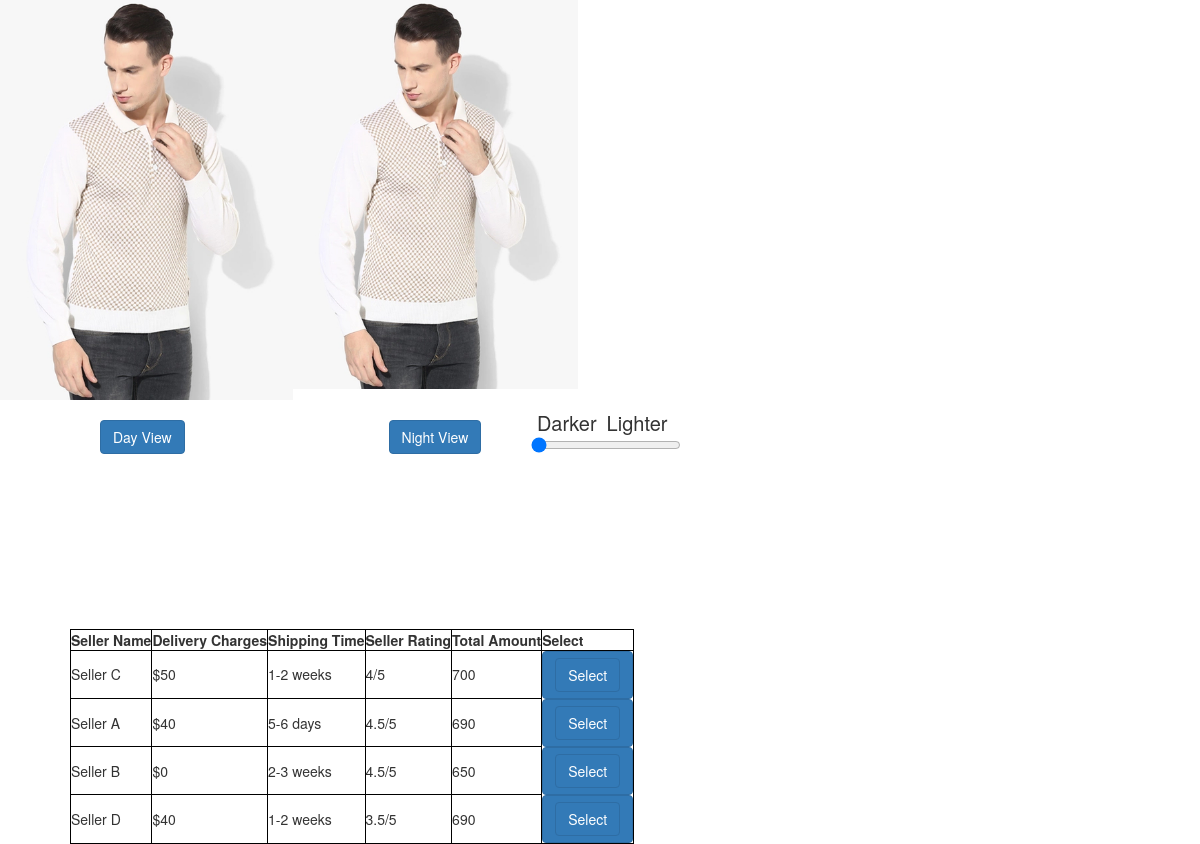
/images/product-url-9.php, run on the app's committed database.
### tables this page shows
CREATE TABLE IF NOT EXISTS `seller` (
`seller_id` int(10) NOT NULL,
  `seller_title` text NOT NULL,
  `seller_price` int(10) NOT NULL,
  `seller_time` text NOT NULL,
  `seller_rating` text NOT NULL
);

CREATE TABLE IF NOT EXISTS `products` (
`product_id` int(10) NOT NULL,
  `p_cat_id` int(10) NOT NULL,
  `cat_id` int(10) NOT NULL,
  `manufacturer_id` int(10) NOT NULL,
  `date` timestamp NOT NULL DEFAULT CURRENT_TIMESTAMP ON UPDATE CURRENT_TIMESTAMP,
  `product_title` text NOT NULL,
  `product_url` text NOT NULL,
  `product_img1` text NOT NULL,
  `product_price` int(10) NOT NULL,
  `status` varchar(255) NOT NULL
);

### public_html/images/product-url-9.php (the view, shortened to what this page needs)
<!DOCTYPE html>
<head>
<link href="style.css" rel="stylesheet">
<link href="../styles/bootstrap.min.css" rel="stylesheet">
</head>
<?php
$db = mysqli_connect('mysql', "root", "pass", "Ecom_Store");
    echo "
<div class='product' >
<img src='product-1.jpg' style='float:left;height:400px;'>
<div class='container'>
<img src='product-1.jpg' class='image'>
  <div class='night' id='night'>
  </div>
</div>
<p class='btn btn-primary btn1'>Day View</p>
<p class='btn btn-primary btn1 btn2'>Night View
<fieldset class='field' style='width: 150px; height: 150px;display:inline-block;margin-left:50px;font-size:20px;'>
  <label for='b'></label>
  Darker&ensp;Lighter<input type='range' min='0' max='255' id='b' step='1' value='0'>
  <output for='b' style='font-size:20px;'></output>
</fieldset>  </p>
<br><br>
</div>
";
$get_prod = "select * from products where product_id=9";
$run_prod = mysqli_query($db, $get_prod);
   while($row_prod = mysqli_fetch_array($run_prod)){
       $pro_id= 9;
       $pro_price=$row_prod['product_price'];
}
$get_seller = "select * from seller WHERE seller_id=5";
$run_seller = mysqli_query($db, $get_seller);
echo "<table><tr><th>Seller Name</th><th>Delivery Charges</th><th>Shipping Time</th><th>Seller Rating</th><th>Total Amount</th><th>Select</th></tr>";
   while($row_seller = mysqli_fetch_array($run_seller)){
    $s_price=$row_seller['seller_price'];
    $amt=$s_price+$pro_price;
    echo "<tr><td>".$row_seller['seller_title']."</td><td>$".$row_seller['seller_price']."</td><td>".$row_seller['seller_time']."</td><td>".$row_seller['seller_rating']."</td><td>".$amt."</td><td class='btn btn-primary sel'><a href='../cart.php?itemId=$pro_id&quantity=1&price=$amt&size=Medium' class='btn btn-primary' style='text-decoration: none;'>Select</a></td></tr>";
}
echo "</table>";
?>

### public_html/images/style.css (style rules this page uses)
table { margin-left: 70px; margin-top: 20px; }
table, th, td { border: 1px solid black; border-collapse: collapse; }
th, td { padding: 15px; }
.container { position: relative; width: 10%; }
.image { display: inline; width: 25%; height: auto; }
.night { position: absolute; top: 0; bottom: 0; left: 17%; right: 0; height: 100%; width: 25%; opacity: 0.6; transition: 0.5s ease; }
.btn1 { margin-left: 100px; margin-top: 20px; }
.btn2 { margin-left: 200px; }

### data on the page
seller: seller_title "Seller C", seller_price "50", seller_time "1-2 weeks", seller_rating "4/5", seller_price.product_price "700"
seller: seller_title "Seller A", seller_price "40", seller_time "5-6 days", seller_rating "4.5/5", seller_price.product_price "690"
seller: seller_title "Seller B", seller_price "0", seller_time "2-3 weeks", seller_rating "4.5/5", seller_price.product_price "650"
seller: seller_title "Seller D", seller_price "40", seller_time "1-2 weeks", seller_rating "3.5/5", seller_price.product_price "690"
